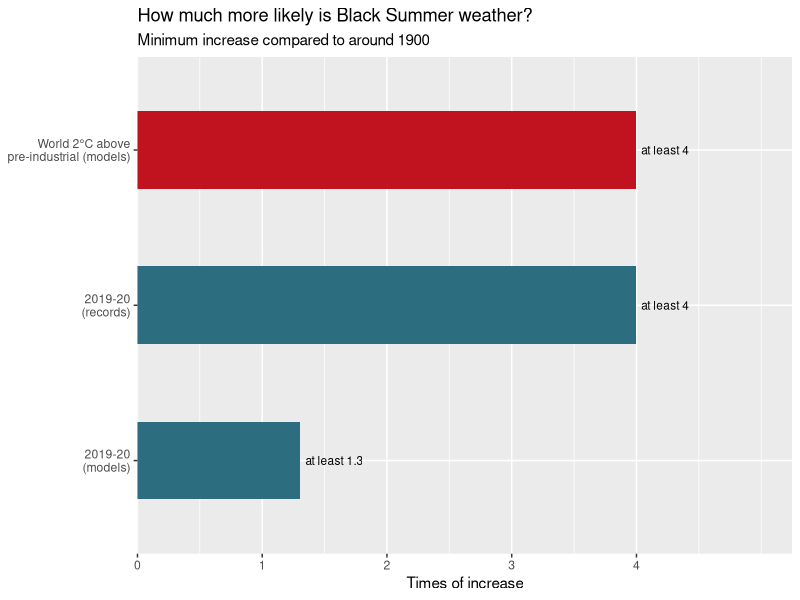

Source code (R):
## ---- chunk 1
#| label: tbl-finding
#| tbl-cap: "How climate change affected three factors in Black Summer's weather comparing to around 1900"
#| echo: false
#| message: false

library(knitr)
library(kableExtra)
finding <- data.frame(
  Factor = c("Extreme heat", "Extreme rainfall shortages", "Extreme fire weather"),
  Findings = c("At least twice as likely",
                    "No human-caused trend found",
                    "At least 30% more likely"),
  Explanation = c("Heat wave in 2019 Dec will been 1-2 °C cooler if it happen in around 1900",
                    "Can't reject it, the research did not detect a trend in the drought",
                    "Mainly because extreme heat became more likely")
)
kable(finding, align = "lll")
## ---- chunk 2
#| message: false
#| echo: false
#| label: fig-fire-risk
#| fig-width: 7
#| fig-height: 4
#| fig-cap: The extreme fire weather as Black Summer is now more likely than around 1900. Plot shows the minimum increase reported by research.
library(ggplot2)
fire_risk <- data.frame(
  estimate = c("2019-20\n(models)",
               "2019-20\n(records)",
               "World 2°C above\npre-industrial (models)"),
  at_least = c(1.3, 4, 4),
  period = c("Today", "Today", "Future")
)
ggplot(fire_risk, aes(x = estimate, y = at_least, fill = period)) +
  geom_col(width = 0.5) +
  scale_x_discrete(limits = c(
        "2019-20\n(models)",
        "2019-20\n(records)",
        "World 2°C above\npre-industrial (models)"
  )) +
  scale_fill_manual(values = c(
    Today = "#2c6e80",
    Future = "#c1121f"
  )) +
  geom_text(
  aes(label = paste("at least", at_least)),
  hjust = -0.1,
  size = 3
) +
  scale_y_continuous(
  limits = c(0, 5),
  breaks = 0:4,
  expand = expansion(mult = c(0, 0.05))
) +
  coord_flip() +
  theme(legend.position = "none") +
  labs(
    title = "How much more likely is Black Summer weather? ",
    subtitle = "Minimum increase compared to around 1900",
    x = NULL,
    y = "Times of increase"
  )
